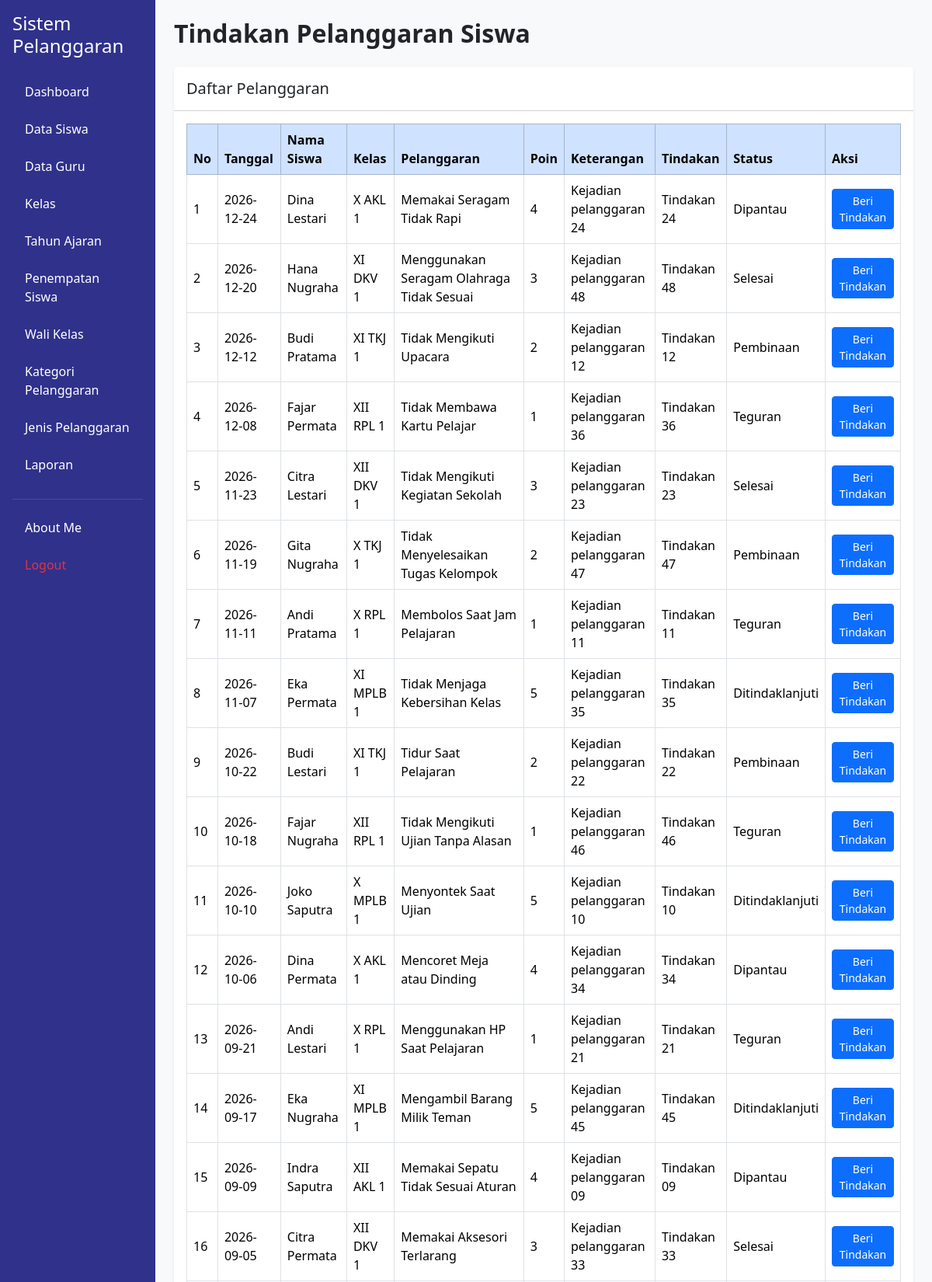
Page /tindakan.php (signed in, upper part) on the committed database.
### tables this page shows
CREATE TABLE `t_pelanggaran_siswa` (
  `id` int(11) NOT NULL,
  `tahun_ajaran_id` int(11) NOT NULL,
  `siswa_id` int(11) NOT NULL,
  `nama_siswa` varchar(150) NOT NULL,
  `kelas_id` int(11) NOT NULL,
  `nama_kelas` varchar(100) NOT NULL,
  `pelanggaran_id` int(11) NOT NULL,
  `nama_pelanggaran` varchar(150) NOT NULL,
  `pelanggaran_kategori_id` int(11) NOT NULL,
  `guru_id` int(11) NOT NULL,
  `nama_guru` varchar(150) NOT NULL,
  `tanggal` date NOT NULL,
  `keterangan` text NOT NULL,
  `poin` int(11) NOT NULL,
  `tindakan` text NOT NULL,
  `status` varchar(30) NOT NULL,
  `created_at` timestamp NOT NULL DEFAULT current_timestamp(),
  `updated_at` timestamp NOT NULL DEFAULT current_timestamp()
);

### tindakan.php (the view, shortened to what this page needs)
<?php
include "config/koneksi.php";
$role = $_SESSION['role'];
?>
<!DOCTYPE html>
<html lang="id">
<head>
     <link
        href="https://cdn.jsdelivr.net/npm/bootstrap@5.3.8/dist/css/bootstrap.min.css"
        rel="stylesheet"
    >
    <link
        href="https://cdn.datatables.net/3.1.4/css/dataTables.dataTables.min.css"
        rel="stylesheet"
    >
</head>
<body class="bg-light">
<div class="container-fluid">
    <div class="row min-vh-100">
        <aside
            class="col-md-3 col-lg-2 min-vh-100 p-3"
            style="background-color: #30318B;"
        >
            <h4 class="text-white mb-4">
                Sistem Pelanggaran
            </h4>
            <ul class="nav nav-pills flex-column">
                <li class="nav-item mb-2">
                    <a href="dashboard.php" class="nav-link text-white">
                        Dashboard
                    </a>
                </li>
                <?php if ($role == 'admin') { ?>
                    <li class="nav-item mb-2">
                        <a href="data_siswa.php" class="nav-link text-white">
                            Data Siswa
                        </a>
                    </li>
                    <li class="nav-item mb-2">
                        <a href="data_guru.php" class="nav-link text-white">
                            Data Guru
                        </a>
                    </li>
                    <li class="nav-item mb-2">
                        <a href="data_kelas.php" class="nav-link text-white">
                            Kelas
                        </a>
                    </li>
                    <li class="nav-item mb-2">
                        <a href="data_tahun_ajaran.php" class="nav-link text-white">
                            Tahun Ajaran
                        </a>
                    </li>
                    <li class="nav-item mb-2">
                        <a href="penempatan_siswa.php" class="nav-link text-white">
                            Penempatan Siswa
                        </a>
                    </li>
                    <li class="nav-item mb-2">
                        <a href="wali_kelas.php" class="nav-link text-white">
                            Wali Kelas
                        </a>
                    </li>
                    <li class="nav-item mb-2">
                        <a href="kategori_pelanggaran.php" class="nav-link text-white">
                            Kategori Pelanggaran
                        </a>
                    </li>
                    <li class="nav-item mb-2">
                        <a href="jenis_pelanggaran.php" class="nav-link text-white">
                            Jenis Pelanggaran
                        </a>
                    </li>
                    <li class="nav-item mb-2">
                        <a href="laporan.php" class="nav-link text-white">
                            Laporan
                        </a>
                    </li>
                <?php } ?>
                <hr class="text-white-50">
                <li class="nav-item mb-2">
                    <a href="about_me.php" class="nav-link text-white">
                        About Me
                    </a>
                </li>
                <li class="nav-item">
                    <a href="logout.php" class="nav-link text-danger">
                        Logout
                    </a>
                </li>
            </ul>
        </aside>
        <main class="col-md-9 col-lg-10 p-4">
            <div class="mb-4">
                <h2 class="fw-bold mb-1">
                    Tindakan Pelanggaran Siswa
                </h2>
            </div>
            <div class="card border-0 shadow-sm">
                <div class="card-header bg-white py-3">
                    <h5 class="mb-0">
                        Daftar Pelanggaran
                    </h5>
                </div>
                <div class="card-body">
                    <div class="table-responsive">
                        <table
                        id="example"
                        class="table table-bordered table-hover align-middle"
                        >
                            <thead class="table-primary">
                                <tr>
                                    <th>No</th>
                                    <th>Tanggal</th>
                                    <th>Nama Siswa</th>
                                    <th>Kelas</th>
                                    <th>Pelanggaran</th>
                                    <th>Poin</th>
                                    <th>Keterangan</th>
                                    <th>Tindakan</th>
                                    <th>Status</th>
                                    <th>Aksi</th>
                                </tr>
                            </thead>
                            <tbody>
                                <?php
                                $query = mysqli_query($koneksi, "
                                    SELECT *
                                    FROM t_pelanggaran_siswa
                                    ORDER BY tanggal DESC
                                ");
                                $no = 1;
                                while ($row = mysqli_fetch_assoc($query)) {
                                ?>
                                    <tr>
                                        <td>
                                            <?php echo $no; ?>
                                        </td>
                                        <td>
                                            <?php echo $row['tanggal']; ?>
                                        </td>
                                        <td>
                                            <?php echo $row['nama_siswa']; ?>
                                        </td>
                                        <td>
                                            <?php echo $row['nama_kelas']; ?>
                                        </td>
                                        <td>
                                            <?php echo $row['nama_pelanggaran']; ?>
                                        </td>
                                        <td>
                                            <?php echo $row['poin']; ?>
                                        </td>
                                        <td>
                                            <?php echo $row['keterangan']; ?>
                                        </td>
                                        <td>
                                            <?php echo $row['tindakan']; ?>
                                        </td>
                                        <td>
                                            <?php echo $row['status']; ?>
                                        </td>
                                        <td>
                                            <a
                                                href="tindakan.php?edit=<?php echo $row['id']; ?>"
                                                class="btn btn-sm btn-primary"
                                            >
                                                Beri Tindakan
                                            </a>
                                        </td>
                                    </tr>
                                <?php
                                    $no++;
                                }
                                ?>
                            </tbody>
                        </table>
                    </div>
                </div>
            </div>
        </main>
    </div>
</div>
</body>
</html>

### rows in the picture
t_pelanggaran_siswa: tanggal "2026-12-24", nama_siswa "Dina Lestari", nama_kelas "X AKL 1", nama_pelanggaran "Memakai Seragam Tidak Rapi", poin "4", keterangan "Kejadian pelanggaran 24", tindakan "Tindakan 24", status "Dipantau"
t_pelanggaran_siswa: tanggal "2026-12-20", nama_siswa "Hana Nugraha", nama_kelas "XI DKV 1", nama_pelanggaran "Menggunakan Seragam Olahraga Tidak Sesuai", poin "3", keterangan "Kejadian pelanggaran 48", tindakan "Tindakan 48", status "Selesai"
t_pelanggaran_siswa: tanggal "2026-12-12", nama_siswa "Budi Pratama", nama_kelas "XI TKJ 1", nama_pelanggaran "Tidak Mengikuti Upacara", poin "2", keterangan "Kejadian pelanggaran 12", tindakan "Tindakan 12", status "Pembinaan"
t_pelanggaran_siswa: tanggal "2026-12-08", nama_siswa "Fajar Permata", nama_kelas "XII RPL 1", nama_pelanggaran "Tidak Membawa Kartu Pelajar", poin "1", keterangan "Kejadian pelanggaran 36", tindakan "Tindakan 36", status "Teguran"
t_pelanggaran_siswa: tanggal "2026-11-23", nama_siswa "Citra Lestari", nama_kelas "XII DKV 1", nama_pelanggaran "Tidak Mengikuti Kegiatan Sekolah", poin "3", keterangan "Kejadian pelanggaran 23", tindakan "Tindakan 23", status "Selesai"
t_pelanggaran_siswa: tanggal "2026-11-19", nama_siswa "Gita Nugraha", nama_kelas "X TKJ 1", nama_pelanggaran "Tidak Menyelesaikan Tugas Kelompok", poin "2", keterangan "Kejadian pelanggaran 47", tindakan "Tindakan 47", status "Pembinaan"
t_pelanggaran_siswa: tanggal "2026-11-11", nama_siswa "Andi Pratama", nama_kelas "X RPL 1", nama_pelanggaran "Membolos Saat Jam Pelajaran", poin "1", keterangan "Kejadian pelanggaran 11", tindakan "Tindakan 11", status "Teguran"
t_pelanggaran_siswa: tanggal "2026-11-07", nama_siswa "Eka Permata", nama_kelas "XI MPLB 1", nama_pelanggaran "Tidak Menjaga Kebersihan Kelas", poin "5", keterangan "Kejadian pelanggaran 35", tindakan "Tindakan 35", status "Ditindaklanjuti"
t_pelanggaran_siswa: tanggal "2026-10-22", nama_siswa "Budi Lestari", nama_kelas "XI TKJ 1", nama_pelanggaran "Tidur Saat Pelajaran", poin "2", keterangan "Kejadian pelanggaran 22", tindakan "Tindakan 22", status "Pembinaan"
t_pelanggaran_siswa: tanggal "2026-10-18", nama_siswa "Fajar Nugraha", nama_kelas "XII RPL 1", nama_pelanggaran "Tidak Mengikuti Ujian Tanpa Alasan", poin "1", keterangan "Kejadian pelanggaran 46", tindakan "Tindakan 46", status "Teguran"
t_pelanggaran_siswa: tanggal "2026-10-10", nama_siswa "Joko Saputra", nama_kelas "X MPLB 1", nama_pelanggaran "Menyontek Saat Ujian", poin "5", keterangan "Kejadian pelanggaran 10", tindakan "Tindakan 10", status "Ditindaklanjuti"
t_pelanggaran_siswa: tanggal "2026-10-06", nama_siswa "Dina Permata", nama_kelas "X AKL 1", nama_pelanggaran "Mencoret Meja atau Dinding", poin "4", keterangan "Kejadian pelanggaran 34", tindakan "Tindakan 34", status "Dipantau"
t_pelanggaran_siswa: tanggal "2026-09-21", nama_siswa "Andi Lestari", nama_kelas "X RPL 1", nama_pelanggaran "Menggunakan HP Saat Pelajaran", poin "1", keterangan "Kejadian pelanggaran 21", tindakan "Tindakan 21", status "Teguran"
t_pelanggaran_siswa: tanggal "2026-09-17", nama_siswa "Eka Nugraha", nama_kelas "XI MPLB 1", nama_pelanggaran "Mengambil Barang Milik Teman", poin "5", keterangan "Kejadian pelanggaran 45", tindakan "Tindakan 45", status "Ditindaklanjuti"
t_pelanggaran_siswa: tanggal "2026-09-09", nama_siswa "Indra Saputra", nama_kelas "XII AKL 1", nama_pelanggaran "Memakai Sepatu Tidak Sesuai Aturan", poin "4", keterangan "Kejadian pelanggaran 09", tindakan "Tindakan 09", status "Dipantau"
t_pelanggaran_siswa: tanggal "2026-09-05", nama_siswa "Citra Permata", nama_kelas "XII DKV 1", nama_pelanggaran "Memakai Aksesori Terlarang", poin "3", keterangan "Kejadian pelanggaran 33", tindakan "Tindakan 33", status "Selesai"
